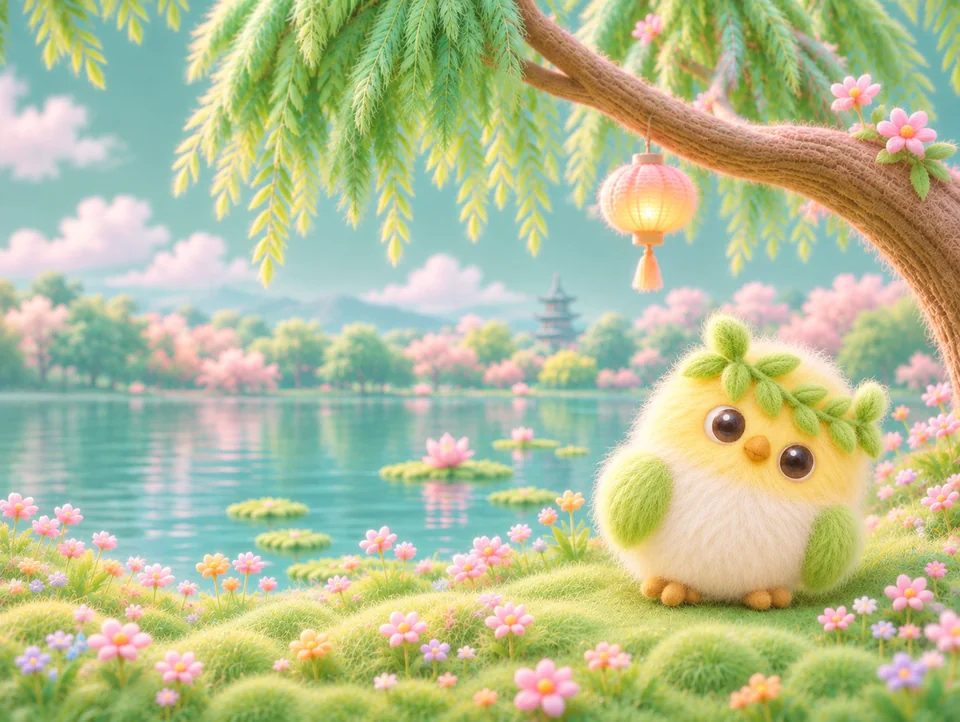
#> input picture assets/city/felt/hero-v2-960.webp, 960 x 722 px, found by its file name
$ python build-miniprogram-city-bg.py
#> lines starting #> are read from the running program, lines starting #| are printed output that depends on the picture
#!/usr/bin/env python3
"""派生小程序城市页「顶边延展条」。

背景与问题
----------
city.json 使用 navigationStyle: custom，页面从屏幕 y=0 开始渲染，
状态栏 + 右上角胶囊的安全区高度随机型变化（readTopInsetRpx，约 176~320rpx）。
城市主视觉 hero.webp 是 960x722 的横构图（小鸟 / 柳枝 / 湖面），
不能像小窝页竖构图背景那样整屏拉伸，否则主体会变形或被裁掉。

因此把主视觉保持原尺寸贴在安全区下方，安全区本身用一条「顶边延展条」填：
取原图顶部 EXTEND_PX 像素后**垂直翻转**，条带底边正好是原图 y=0 那一行，
横向逐列颜色与下方主图完全对齐，接缝不可见；上方则自然延续垂下的柳枝与天空。
条带高度由 WXML 按 topInset 动态给出，纵向拉伸（scaleToFill），
不同机型都从 y=0 连续铺满，主视觉零变形、零裁切、坐标零回归。

输入：dist/assets/city/felt/hero-v2-960.webp（H5 现行素材，与
      miniprogram/assets/city/felt/hero.webp 同字节）
输出：miniprogram/assets/city/felt/hero-top-extend.webp

用法：python3 scripts/build-miniprogram-city-bg.py
依赖：Pillow（仅重新派生时需要，运行期不依赖）
"""
from pathlib import Path

from PIL import Image, ImageOps

ROOT = Path(__file__).resolve().parent.parent
SRC = ROOT / "dist" / "assets" / "city" / "felt" / "hero-v2-960.webp"
OUT = ROOT / "miniprogram" / "assets" / "city" / "felt" / "hero-top-extend.webp"
EXTEND_PX = 64


def main():
    if not SRC.exists():
        raise SystemExit("缺少 H5 现行主视觉：%s" % SRC)
    with Image.open(SRC) as image:
#> image is the input picture: PIL image 960x722 RGB; mean R, G, B 179, 189.6, 147.7
        src = image.convert("RGB")
        if src.width != 960:
            raise SystemExit("主视觉宽度应为 960，实际 %d；请先核对素材" % src.width)
        strip = src.crop((0, 0, src.width, min(EXTEND_PX, src.height)))
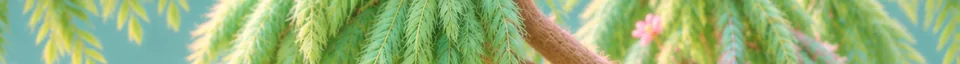
#> strip: PIL image 960x64 RGB; mean R, G, B 150.3, 180, 121.2
    # 翻转后条带底边 = 原图 y=0，与主图顶边逐列对齐。
    strip = ImageOps.flip(strip)
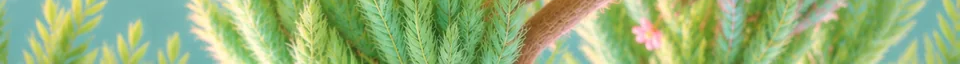
#> strip: PIL image 960x64 RGB; mean R, G, B 150.3, 180, 121.2
    OUT.parent.mkdir(parents=True, exist_ok=True)
    strip.save(OUT, "WEBP", quality=88, method=6)
    print("%s  %dx%d  %d bytes" % (OUT.relative_to(ROOT), strip.width, strip.height, OUT.stat().st_size))
#| miniprogram/assets/city/felt/hero-top-extend.webp  960x64  12916 bytes


if __name__ == "__main__":
    main()

$ run again, with assets/city/felt/hero-960.webp copied over assets/city/felt/hero-v2-960.webp
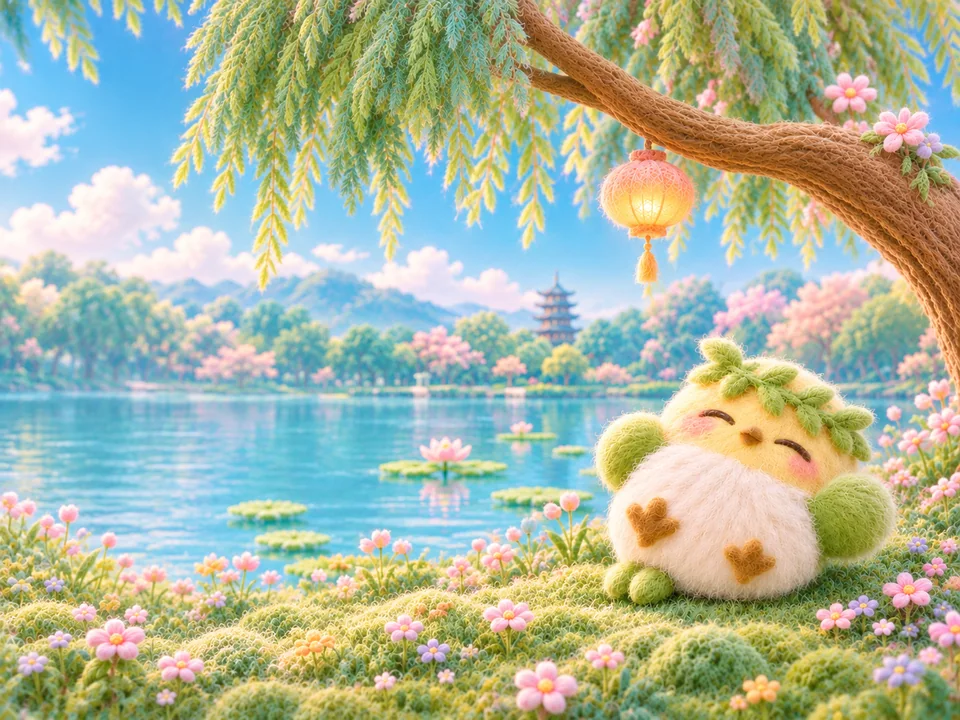
#> input picture assets/city/felt/hero-960.webp, 960 x 720 px, found by its file name
#> in main, image is the input picture: PIL image 960x720 RGB; mean R, G, B 171.6, 182.7, 158.7
#> in main, `strip = src.crop((0, 0, src.width, min(EXTEND_PX, src.height)))`:
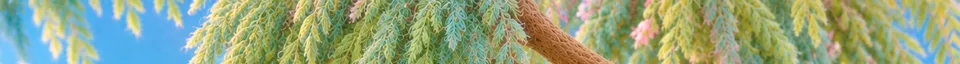
#> strip: PIL image 960x64 RGB; mean R, G, B 148.1, 165.6, 129.6
#> in main, `strip = ImageOps.flip(strip)`:
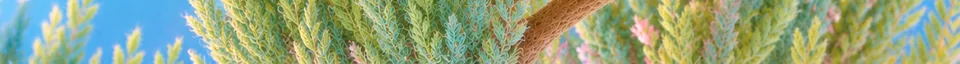
#> strip: PIL image 960x64 RGB; mean R, G, B 148.1, 165.6, 129.6
#| miniprogram/assets/city/felt/hero-top-extend.webp  960x64  18100 bytes
